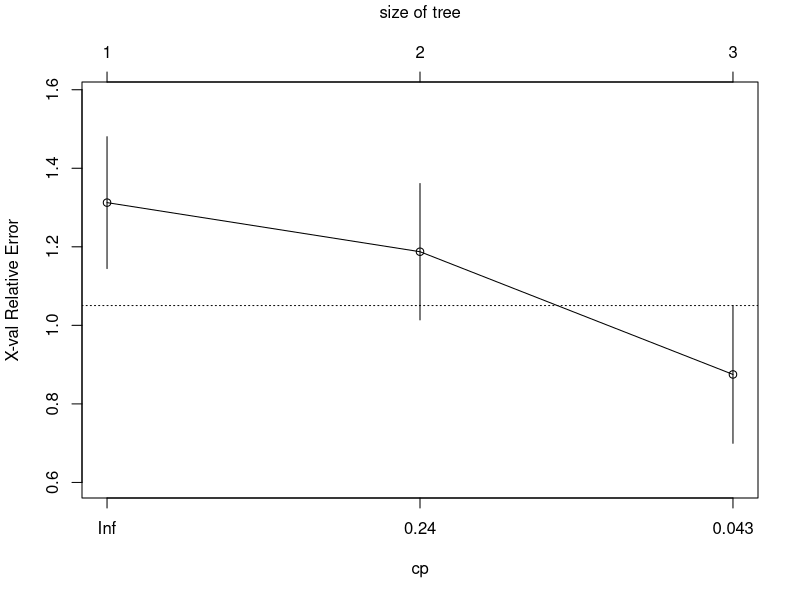
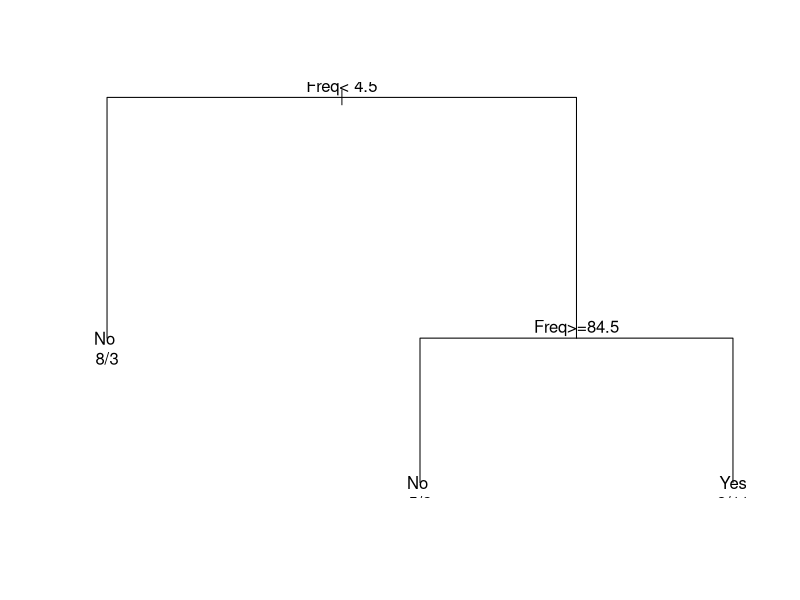

The R script that drew these images, in order:
library(rpart)

data("Titanic")
df <- data.frame(Titanic)

rpart <- rpart(Survived ~., data=df)
summary(rpart)
plotcp(rpart)
plot(rpart, compress=T)
text(rpart, use.n=T)


